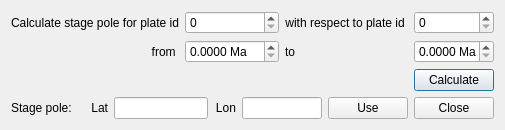
<?xml version="1.0" encoding="UTF-8"?>
<ui version="4.0">
 <class>CalculateStagePoleDialog</class>
 <widget class="QDialog" name="CalculateStagePoleDialog">
  <property name="geometry">
   <rect>
    <x>0</x>
    <y>0</y>
    <width>480</width>
    <height>125</height>
   </rect>
  </property>
  <property name="windowTitle">
   <string>Calculate Stage Pole</string>
  </property>
  <layout class="QGridLayout" name="gridLayout">
   <item row="0" column="0" colspan="4">
    <widget class="QLabel" name="label">
     <property name="text">
      <string>Calculate stage pole for plate id</string>
     </property>
    </widget>
   </item>
   <item row="0" column="4" colspan="3">
    <widget class="QSpinBox" name="spinbox_plate_id_1">
     <property name="sizePolicy">
      <sizepolicy hsizetype="Minimum" vsizetype="Fixed">
       <horstretch>0</horstretch>
       <verstretch>0</verstretch>
      </sizepolicy>
     </property>
     <property name="minimumSize">
      <size>
       <width>80</width>
       <height>0</height>
      </size>
     </property>
     <property name="maximum">
      <number>1000000</number>
     </property>
    </widget>
   </item>
   <item row="0" column="7" colspan="2">
    <widget class="QLabel" name="label_2">
     <property name="text">
      <string>with respect to plate id </string>
     </property>
     <property name="alignment">
      <set>Qt::AlignRight|Qt::AlignTrailing|Qt::AlignVCenter</set>
     </property>
    </widget>
   </item>
   <item row="0" column="9">
    <widget class="QSpinBox" name="spinbox_plate_id_2">
     <property name="minimumSize">
      <size>
       <width>80</width>
       <height>0</height>
      </size>
     </property>
     <property name="maximum">
      <number>1000000</number>
     </property>
    </widget>
   </item>
   <item row="1" column="0" colspan="3">
    <spacer name="horizontalSpacer">
     <property name="orientation">
      <enum>Qt::Horizontal</enum>
     </property>
     <property name="sizeHint" stdset="0">
      <size>
       <width>117</width>
       <height>20</height>
      </size>
     </property>
    </spacer>
   </item>
   <item row="1" column="3">
    <widget class="QLabel" name="label_3">
     <property name="text">
      <string>from </string>
     </property>
     <property name="alignment">
      <set>Qt::AlignRight|Qt::AlignTrailing|Qt::AlignVCenter</set>
     </property>
    </widget>
   </item>
   <item row="1" column="4" colspan="3">
    <widget class="QDoubleSpinBox" name="spinbox_time_1">
     <property name="minimumSize">
      <size>
       <width>80</width>
       <height>0</height>
      </size>
     </property>
     <property name="suffix">
      <string> Ma</string>
     </property>
     <property name="decimals">
      <number>4</number>
     </property>
     <property name="maximum">
      <double>1000.000000000000000</double>
     </property>
    </widget>
   </item>
   <item row="1" column="7">
    <widget class="QLabel" name="label_4">
     <property name="text">
      <string>to</string>
     </property>
    </widget>
   </item>
   <item row="1" column="9">
    <widget class="QDoubleSpinBox" name="spinbox_time_2">
     <property name="minimumSize">
      <size>
       <width>80</width>
       <height>0</height>
      </size>
     </property>
     <property name="suffix">
      <string> Ma</string>
     </property>
     <property name="decimals">
      <number>4</number>
     </property>
     <property name="maximum">
      <double>1000.000000000000000</double>
     </property>
    </widget>
   </item>
   <item row="2" column="4" colspan="3">
    <spacer name="horizontalSpacer_2">
     <property name="orientation">
      <enum>Qt::Horizontal</enum>
     </property>
     <property name="sizeHint" stdset="0">
      <size>
       <width>91</width>
       <height>20</height>
      </size>
     </property>
    </spacer>
   </item>
   <item row="2" column="9">
    <widget class="QPushButton" name="button_calculate">
     <property name="text">
      <string>Calculate</string>
     </property>
    </widget>
   </item>
   <item row="3" column="0">
    <widget class="QLabel" name="label_5">
     <property name="text">
      <string>Stage pole:</string>
     </property>
    </widget>
   </item>
   <item row="3" column="1">
    <widget class="QLabel" name="label_6">
     <property name="text">
      <string>Lat</string>
     </property>
     <property name="alignment">
      <set>Qt::AlignRight|Qt::AlignTrailing|Qt::AlignVCenter</set>
     </property>
    </widget>
   </item>
   <item row="3" column="2" colspan="3">
    <widget class="QLineEdit" name="lineedit_lat">
     <property name="minimumSize">
      <size>
       <width>80</width>
       <height>0</height>
      </size>
     </property>
     <property name="readOnly">
      <bool>true</bool>
     </property>
    </widget>
   </item>
   <item row="3" column="5">
    <widget class="QLabel" name="label_7">
     <property name="text">
      <string>Lon</string>
     </property>
     <property name="alignment">
      <set>Qt::AlignRight|Qt::AlignTrailing|Qt::AlignVCenter</set>
     </property>
    </widget>
   </item>
   <item row="3" column="6" colspan="2">
    <widget class="QLineEdit" name="lineedit_lon">
     <property name="minimumSize">
      <size>
       <width>80</width>
       <height>0</height>
      </size>
     </property>
     <property name="readOnly">
      <bool>true</bool>
     </property>
    </widget>
   </item>
   <item row="3" column="8">
    <widget class="QPushButton" name="button_use">
     <property name="text">
      <string>Use</string>
     </property>
    </widget>
   </item>
   <item row="3" column="9">
    <widget class="QPushButton" name="button_close">
     <property name="text">
      <string>Close</string>
     </property>
    </widget>
   </item>
  </layout>
 </widget>
 <resources/>
 <connections>
  <connection>
   <sender>button_close</sender>
   <signal>clicked()</signal>
   <receiver>CalculateStagePoleDialog</receiver>
   <slot>reject()</slot>
   <hints>
    <hint type="sourcelabel">
     <x>440</x>
     <y>104</y>
    </hint>
    <hint type="destinationlabel">
     <x>452</x>
     <y>124</y>
    </hint>
   </hints>
  </connection>
 </connections>
 <slots>
  <slot>handle_use()</slot>
  <slot>handle_calculate()</slot>
 </slots>
</ui>
